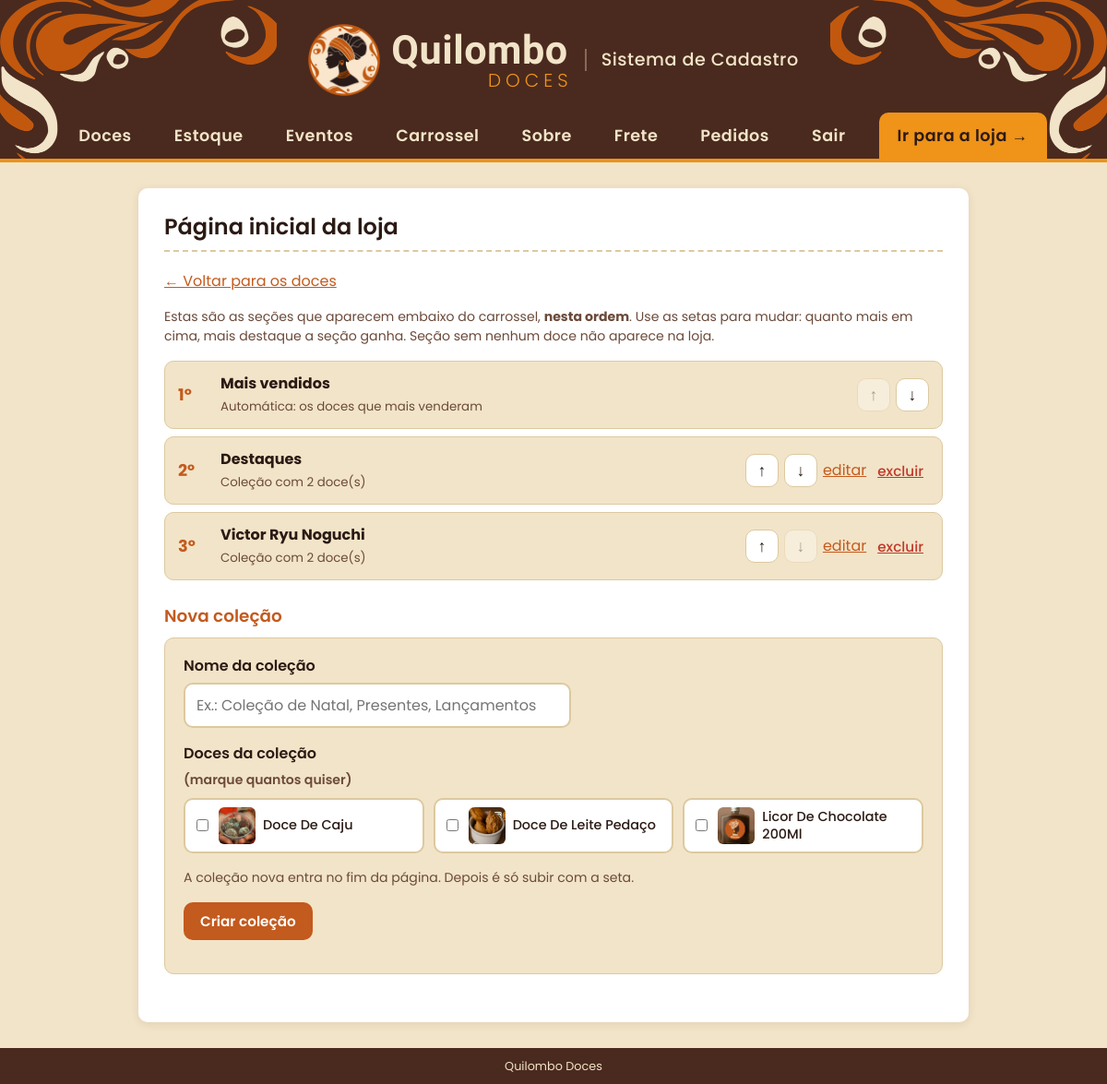
Page /pagina-inicial (signed in) on the committed database.
### tables this page shows
CREATE TABLE secoes (
                id       INTEGER PRIMARY KEY AUTOINCREMENT,
                nome     TEXT    NOT NULL,
                tipo     TEXT    NOT NULL DEFAULT 'colecao',
                posicao  INTEGER NOT NULL
            );

CREATE TABLE doces (
            id     INTEGER PRIMARY KEY AUTOINCREMENT,
            nome   TEXT    NOT NULL,
            preco  REAL    NOT NULL
        , imagem TEXT, descricao TEXT, destaque INTEGER NOT NULL DEFAULT 0, estoque INTEGER NOT NULL DEFAULT 0, categoria_id INTEGER);

### app.py (the view, shortened to what this page needs)
@app.route("/pagina-inicial", methods=["GET", "POST"])
def pagina_inicial():
    conn = conectar_banco()
    erro = ""
    dados = {"nome": "", "doces": []}
    secoes = conn.execute(
        'SELECT secoes.*, COUNT(secao_doces.doce_id) AS qtd FROM secoes '
        'LEFT JOIN secao_doces ON secao_doces.secao_id = secoes.id '
        'GROUP BY secoes.id ORDER BY secoes.posicao').fetchall()
    todos = conn.execute('SELECT * FROM doces ORDER BY nome').fetchall()
    conn.close()
    return render_template("pagina_inicial.html", secoes=secoes, todos=todos,
                           dados=dados, erro=erro,
                           msg=request.args.get("msg", "")), (400 if erro else 200)

### app.py (called while the page is built)
@app.context_processor
def dados_globais():
    return {
        "qtd_carrinho": sum(session.get("carrinho", {}).values()),
        "whatsapp": WHATSAPP,
        "pedidos_pendentes": contar_pedidos_pendentes(),
        "cliente": cliente_atual(),      # cliente logado na loja (ou None)
    }

def contar_pedidos_pendentes():
    conn = conectar_banco()
    qtd = conn.execute(
        "SELECT COUNT(*) FROM pedidos WHERE status = 'informado'").fetchone()[0]
    conn.close()
    return qtd

@app.before_request
def proteger_admin():
    endpoint = request.endpoint or ""
    if (not endpoint                            # pagina que nao existe: mostra o erro 404
            or endpoint.startswith("loja")
            or endpoint.startswith("contas.")
            or endpoint in PAGINAS_PUBLICAS
            or session.get("admin_id")):
        return None
    if endpoint == "listar":
        return redirect(url_for("loja"))
    proximo = request.path if request.method == "GET" else ""
    return redirect(url_for("admin_entrar", proximo=proximo))

### contas.py (called while the page is built, shortened)
def cliente_atual():
    id_cliente = session.get("cliente_id")
    if not id_cliente:
        return None

@contas.before_app_request
def exigir_email():
    endpoint = request.endpoint or ""
    if not (endpoint.startswith("loja") or endpoint.startswith("contas.")):
        return None                         # area do admin, arquivos etc.

### templates/pagina_inicial.html (shortened to what this page needs)
{% extends "base.html" %}
{% block conteudo %}
  <h2>Página inicial da loja</h2>
  <p><a href="{{ url_for('listar') }}">&larr; Voltar para os doces</a></p>
  <p class="dica">Estas são as seções que aparecem embaixo do carrossel, <b>nesta ordem</b>.
     Use as setas para mudar: quanto mais em cima, mais destaque a seção ganha.
     Seção sem nenhum doce não aparece na loja.</p>
  <ol class="lista-secoes">
    {% for s in secoes %}
      <li>
        <span class="secao-posicao">{{ loop.index }}º</span>
        <div class="secao-info">
          <b>{{ s['nome'] }}</b>
          <small>
            {% if s['tipo'] == 'mais_vendidos' %}Automática: os doces que mais venderam
            {% else %}Coleção com {{ s['qtd'] }} doce(s){% endif %}
          </small>
        </div>
        <div class="secao-acoes">
          <form method="post" action="{{ url_for('mover_secao', id_secao=s['id'], direcao='subir') }}">
            <button type="submit" class="seta-ordem" title="Subir" aria-label="Subir {{ s['nome'] }}"
                    {% if loop.first %}disabled{% endif %}>&uarr;</button>
          </form>
          <form method="post" action="{{ url_for('mover_secao', id_secao=s['id'], direcao='descer') }}">
            <button type="submit" class="seta-ordem" title="Descer" aria-label="Descer {{ s['nome'] }}"
                    {% if loop.last %}disabled{% endif %}>&darr;</button>
          </form>
          {% if s['tipo'] == 'colecao' %}
            <a href="{{ url_for('editar_colecao', id_secao=s['id']) }}">editar</a>
            <form method="post" action="{{ url_for('excluir_colecao', id_secao=s['id']) }}"
                  onsubmit="return confirm('Excluir a coleção {{ s['nome'] }}? Os doces continuam cadastrados.');">
              <button type="submit" class="link-perigo">excluir</button>
            </form>
          {% endif %}
        </div>
      </li>
    {% endfor %}
  </ol>
  <h3 class="titulo-bloco">Nova coleção</h3>
  <form class="caixa-envio" method="post" action="{{ url_for('pagina_inicial') }}">
    {% include "_escolher_doces.html" %}
    <p class="dica">A coleção nova entra no fim da página. Depois é só subir com a seta.</p>
    <p><button type="submit" class="botao">Criar coleção</button></p>
  </form>
{% endblock %}

### templates/_escolher_doces.html
<p>
  <label for="nome-colecao">Nome da coleção</label>
  <input type="text" id="nome-colecao" name="nome" value="{{ dados.nome }}"
         placeholder="Ex.: Coleção de Natal, Presentes, Lançamentos">
</p>
<p class="rotulo-doces">Doces da coleção <span class="dica">(marque quantos quiser)</span></p>
<div class="escolher-doces">
  {% for d in todos %}
    <label class="doce-opcao">
      <input type="checkbox" name="doces" value="{{ d['id'] }}" {% if d['id'] in dados.doces %}checked{% endif %}>
      {% if d['imagem'] %}
        <img src="{{ url_for('static', filename='uploads/' ~ d['imagem']) }}" alt="">
      {% else %}
        <span class="doce-sem-foto">{{ d['nome'][0]|upper }}</span>
      {% endif %}
      <span>{{ d['nome'] }}</span>
    </label>
  {% else %}
    <p class="vazio">Nenhum doce cadastrado ainda.</p>
  {% endfor %}
</div>

### static/estilo.css (style rules this page uses)
:root { --areia: #f2e4c8; --areia-escura: #e8d5ae; --cacau: #2b1a14; --raiz: #4a2a1e; --cacau-2: #2b1a14; --terracota: #c35a1e; --terracota-hover: #4a2a1e; --ouro: #ef9319; --ouro-hover: #d6820f; --verde: #25d366; --verde-hover: #1da851; --perigo: #c0392b; --sucesso-bg: #e8f6ec; --sucesso-txt: #1e6b3a; --erro-bg: #fdecea; --branco: #ffffff; --borda: #dcc9a0; --texto-suave: #6b4a3a; --raio: 10px; --raio-grande: 12px; --sombra: 0 2px 10px rgba(74, 42, 30, 0.10); --sombra-forte: 0 8px 20px rgba(74, 42, 30, 0.18); --fonte-texto: "Poppins", Arial, sans-serif; --fonte-marca: "Kaushan Script", cursive; }
* { box-sizing: border-box; }
body { margin: 0; font-family: var(--fonte-texto); font-size: 16px; line-height: 1.5; color: var(--cacau); background: var(--areia); min-height: 100vh; display: flex; flex-direction: column; }
h1, h2, h3 { font-family: var(--fonte-texto); font-weight: 600; line-height: 1.2; }
a { color: var(--terracota); }
img { max-width: 100%; }
.dica { display: block; color: var(--texto-suave); font-size: 0.88rem; margin-top: 6px; }
main h2 { margin-top: 0; padding-bottom: 10px; border-bottom: 2px dashed var(--borda); }
button, .botao, .btn-whatsapp { font-family: inherit; font-size: 0.95rem; font-weight: 600; border: none; border-radius: var(--raio); padding: 9px 18px; cursor: pointer; text-decoration: none; display: inline-block; transition: background 0.2s, transform 0.1s; }
button { background: var(--raiz); color: var(--areia); }
.botao { background: var(--terracota); color: var(--branco); }
.caixa-envio .botao { margin-bottom: 16px; }
.link-perigo { background: none; color: var(--perigo); padding: 4px 6px; text-decoration: underline; font-weight: 500; }
form p { margin: 0 0 16px; }
label { display: block; font-weight: 600; margin-bottom: 6px; }
input[type="text"], input[type="password"], input[type="number"], input[type="date"], textarea { width: 100%; max-width: 420px; padding: 10px 12px; font-family: inherit; font-size: 1rem; color: var(--cacau); background: var(--areia); border: 2px solid var(--borda); border-radius: var(--raio); transition: border-color 0.2s, box-shadow 0.2s; }
.titulo-bloco { margin: 28px 0 12px; text-align: left; font-size: 1.15rem; }
.caixa-envio { padding: 18px 20px 4px; margin-bottom: 24px; background: var(--areia); border: 1px solid var(--borda); border-radius: var(--raio); }
.caixa-envio input[type="file"], .caixa-envio input[type="text"] { background: var(--branco); }
.lista-secoes { list-style: none; padding: 0; margin: 16px 0 8px; }
.lista-secoes li { display: flex; align-items: center; gap: 14px; padding: 12px 14px; margin-bottom: 8px; background: var(--areia); border: 1px solid var(--borda); border-radius: var(--raio); }
.secao-posicao { font-weight: 700; font-size: 1.1rem; color: var(--terracota); min-width: 32px; }
.secao-info { flex: 1; min-width: 0; }
.secao-info b { display: block; }
.secao-info small { color: var(--texto-suave); }
.secao-acoes { display: flex; align-items: center; gap: 6px; flex-wrap: wrap; justify-content: flex-end; }
.secao-acoes form { margin: 0; }
.seta-ordem { width: 36px; height: 36px; padding: 0; font-size: 1.1rem; background: #fff; color: var(--cacau); border: 1px solid var(--borda); }
.seta-ordem:disabled { opacity: 0.35; cursor: default; }
.rotulo-doces { font-weight: 600; margin-bottom: 8px; }
.escolher-doces { display: grid; grid-template-columns: repeat(auto-fill, minmax(210px, 1fr)); gap: 10px; margin-bottom: 16px; }
.doce-opcao { display: flex; align-items: center; gap: 8px; padding: 8px; margin: 0; background: #fff; border: 2px solid var(--borda); border-radius: var(--raio); font-weight: 500; font-size: 0.9rem; line-height: 1.3; overflow-wrap: anywhere; cursor: pointer; }
.doce-opcao input { accent-color: var(--terracota); flex-shrink: 0; }
.doce-opcao img, .doce-sem-foto { width: 40px; height: 40px; flex-shrink: 0; object-fit: cover; border-radius: 6px; }
#nome-colecao { max-width: 420px; }
main h3 { text-align: right; font-size: 1.4rem; color: var(--terracota); }

### rows in the picture
secoes: nome "Mais vendidos", tipo "Automática: os doces que mais venderam"
secoes: nome "Destaques", qtd "2"
secoes: nome "Victor Ryu Noguchi", qtd "2"
doces: imagem (picture), nome "Doce De Caju"
doces: imagem (picture), nome "Doce De Leite Pedaço"
doces: imagem (picture), nome "Licor De Chocolate 200Ml"
